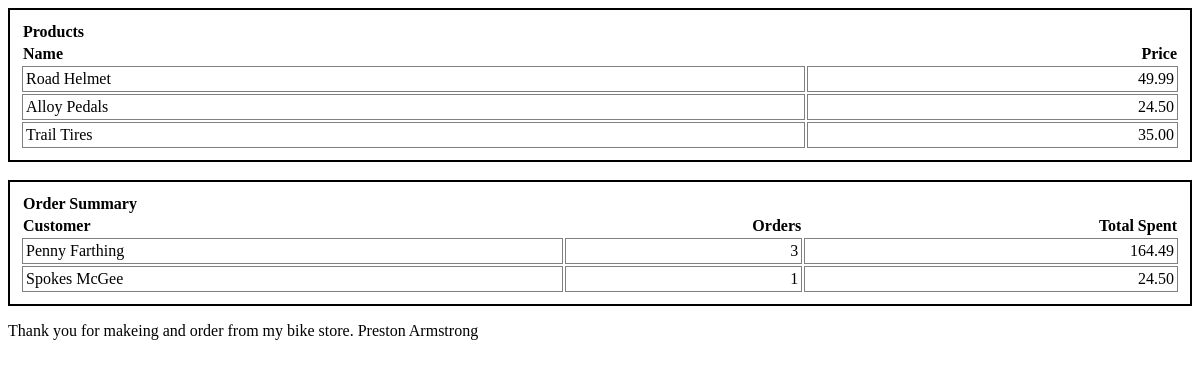
The page / on the database its author committed.
### tables this page shows
CREATE TABLE `products` (
  `id` int(11) NOT NULL,
  `name` varchar(120) NOT NULL,
  `price` decimal(10,2) NOT NULL
);

CREATE TABLE `customer_totals` (
  `customer_id` int(11) NOT NULL,
  `order_count` int(11) NOT NULL,
  `total_spent` decimal(10,2) NOT NULL
);

CREATE TABLE `customers` (
  `id` int(11) NOT NULL,
  `first_name` varchar(60) NOT NULL,
  `last_name` varchar(60) NOT NULL,
  `email` varchar(120) DEFAULT NULL
);

### functions.php (called while the page is built)
<?php
    function returnAllFromProducts(){
        return 'SELECT * FROM `products`;';
    }
    function returnCustomerOrderInfo(){
        return 'SELECT first_name, last_name, order_count, total_spent FROM customers as c
        JOIN customer_totals as ct ON c.id = ct.customer_id';
    }

### index.php (the view, shortened to what this page needs)
<?php
    require __DIR__ . DIRECTORY_SEPARATOR . "db.php";
    require __DIR__ . DIRECTORY_SEPARATOR . "functions.php";
?>
<!DOCTYPE html>
<html lang="en">
<head>
    <link rel="stylesheet" href="asssets/style.css">
</head>
<body>
    <table>
        <tr>
            <th>Products</th>
        </tr>
        <tr>
            <th>Name</th>
            <th class="rightAlign">Price</th>
        </tr>
    <?php
        $stmt = returnAllFromProducts();
        $products = $db->query($stmt);
        foreach($products as $product => $row){
            echo("<tr>");
                echo("<td>");
                    echo($row["name"]);
                echo("</td>");
                echo("<td class=rightAlign>");
                    echo($row["price"]);
                echo("</td>");
            echo("</tr>");
        }
    ?>
    </table>
    <br>
    <table>
        <tr>
            <th>Order Summary</th>
        </tr>
        <tr>
            <th>Customer</th>
            <th class="rightAlign">Orders</th>
            <th class="rightAlign">Total Spent</th>
        </tr>
    <?php
        $stmt = returnCustomerOrderInfo();
        $customers = $db->query($stmt);
        foreach($customers as $customer => $row){
            echo("<tr>");
                echo("<td>");
                    echo($row["first_name"] . " " . $row["last_name"]);
                echo("</td>");
                echo("<td class=rightAlign>");
                    echo($row["order_count"]);
                echo("</td>");
                echo("<td class=rightAlign>");
                    echo($row["total_spent"]);
                echo("</td>");
            echo("</tr>");
        }
    ?>
    </table>
    <?php require __DIR__ . DIRECTORY_SEPARATOR . "components" . DIRECTORY_SEPARATOR . "footer.php" ?>
</body>
</html>

### components/footer.php
<p>Thank you for makeing and order from my bike store. Preston Armstrong </p>

### asssets/style.css (style rules this page uses)
table { border: 2px solid black; padding: 10px; width: 100%; }
td { border: 1px solid gray; padding: 3px; width: auto; }
th { text-align: left; }
.rightAlign { text-align: right; }

### rows shown on the page
products: name "Road Helmet", price "49.99"
products: name "Alloy Pedals", price "24.50"
products: name "Trail Tires", price "35.00"
customer_totals: customer_id.first_name "Penny", customer_id.last_name "Farthing", order_count "3", total_spent "164.49"
customer_totals: customer_id.first_name "Spokes", customer_id.last_name "McGee", order_count "1", total_spent "24.50"
